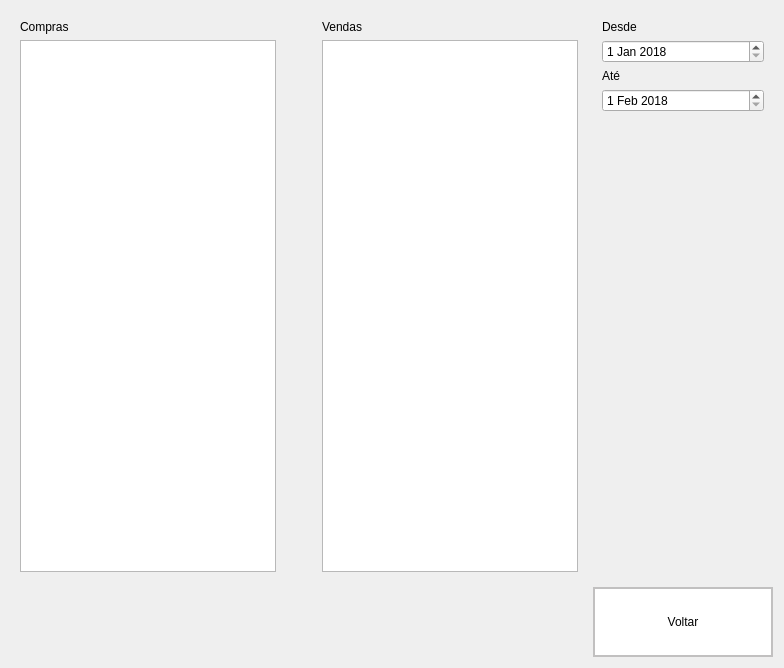
      <widget class="QWidget" name="lists_page">
       <layout class="QGridLayout" name="gridLayout_6">
        <item row="0" column="1">
         <widget class="QWidget" name="verticalWidget" native="true">
          <layout class="QVBoxLayout" name="verticalLayout">
           <item>
            <widget class="QLabel" name="from_date_label">
             <property name="maximumSize">
              <size>
               <width>16777215</width>
               <height>70</height>
              </size>
             </property>
             <property name="text">
              <string>Desde</string>
             </property>
            </widget>
           </item>
           <item>
            <widget class="QDateEdit" name="from_date_option">
             <property name="date">
              <date>
               <year>2018</year>
               <month>1</month>
               <day>1</day>
              </date>
             </property>
            </widget>
           </item>
           <item>
            <widget class="QLabel" name="to_date_label">
             <property name="maximumSize">
              <size>
               <width>16777215</width>
               <height>70</height>
              </size>
             </property>
             <property name="text">
              <string>Até</string>
             </property>
            </widget>
           </item>
           <item>
            <widget class="QDateEdit" name="to_date_option">
             <property name="date">
              <date>
               <year>2018</year>
               <month>2</month>
               <day>1</day>
              </date>
             </property>
            </widget>
           </item>
           <item>
            <spacer name="verticalSpacer">
             <property name="orientation">
              <enum>Qt::Vertical</enum>
             </property>
             <property name="sizeType">
              <enum>QSizePolicy::Preferred</enum>
             </property>
             <property name="sizeHint" stdset="0">
              <size>
               <width>20</width>
               <height>460</height>
              </size>
             </property>
            </spacer>
           </item>
          </layout>
         </widget>
        </item>
        <item row="0" column="0">
         <widget class="QWidget" name="gridWidget" native="true">
          <property name="maximumSize">
           <size>
            <width>16777215</width>
            <height>16777215</height>
           </size>
          </property>
          <layout class="QGridLayout" name="gridLayout_11">
           <item row="0" column="0">
            <widget class="QLabel" name="purchases_label">
             <property name="text">
              <string>Compras</string>
             </property>
            </widget>
           </item>
           <item row="0" column="2">
            <widget class="QLabel" name="sales_label">
             <property name="text">
              <string>Vendas</string>
             </property>
            </widget>
           </item>
           <item row="1" column="1">
            <spacer name="horizontalSpacer">
             <property name="orientation">
              <enum>Qt::Horizontal</enum>
             </property>
             <property name="sizeType">
              <enum>QSizePolicy::Preferred</enum>
             </property>
             <property name="sizeHint" stdset="0">
              <size>
               <width>40</width>
               <height>20</height>
              </size>
             </property>
            </spacer>
           </item>
           <item row="1" column="0">
            <widget class="QTableWidget" name="purchases_table"/>
           </item>
           <item row="1" column="2">
            <widget class="QTableWidget" name="sales_table">
             <property name="maximumSize">
              <size>
               <width>400</width>
               <height>16777215</height>
              </size>
             </property>
            </widget>
           </item>
          </layout>
         </widget>
        </item>
        <item row="1" column="0">
         <widget class="QLabel" name="spacer_9">
          <property name="text">
           <string/>
          </property>
         </widget>
        </item>
        <item row="1" column="1">
         <widget class="QPushButton" name="back_button_4">
          <property name="minimumSize">
           <size>
            <width>180</width>
            <height>70</height>
           </size>
          </property>
          <property name="maximumSize">
           <size>
            <width>180</width>
            <height>70</height>
           </size>
          </property>
          <property name="styleSheet">
           <string notr="true">QPushButton {
	background-color: white;
	color: black;
	border: 2px solid #C1C0C0;
}

QPushButton : hover : !pressed {
	background-color: #C1C0C0;
	color: white;
	font-weight: bold;
}

QPushButton:pressed {
	background-color: #C1C0C0;
	color: white;
	font-weight: bold;
}</string>
          </property>
          <property name="text">
           <string>Voltar</string>
          </property>
         </widget>
        </item>
       </layout>
      </widget>
